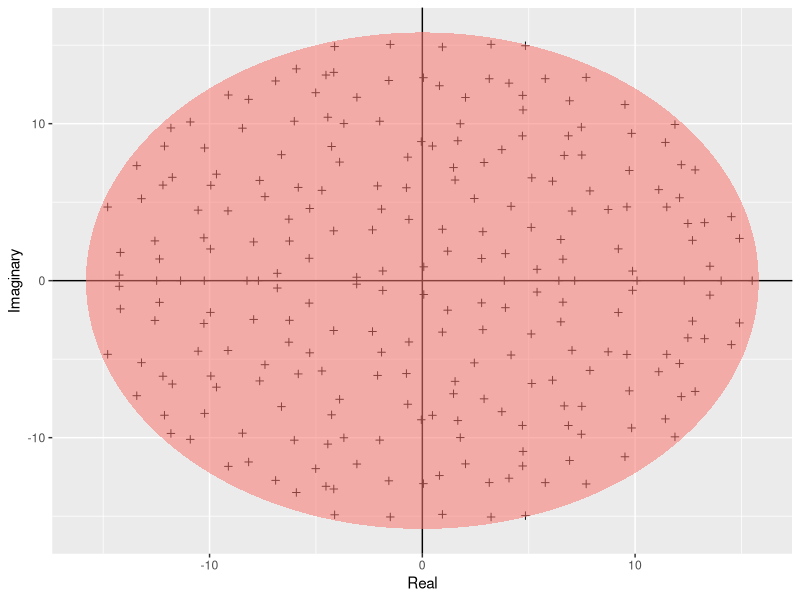

Write the R code that produced this figure.
#Plotting girkos
install.packages("tidyverse")
install.packages("ggplot2")
require("ggplot2")
require("tidyverse")


build_ellipse <- function(hradius, vradius){ # function that returns an ellipse
  npoints = 250
  a <- seq(0, 2 * pi, length = npoints + 1)
  x <- hradius * cos(a)
  y <- vradius * sin(a)  
  return(data.frame(x = x, y = y))
}

N <- 250 # Assign size of the matrix

M <- matrix(rnorm(N * N), N, N) # Build the matrix

eigvals <- eigen(M)$values # Find the eigenvalues

eigDF <- data.frame("Real" = Re(eigvals), "Imaginary" = Im(eigvals)) # Build a dataframe

my_radius <- sqrt(N) # The radius of the circle is sqrt(N)

ellDF <- build_ellipse(my_radius, my_radius) # Dataframe to plot the ellipse

names(ellDF) <- c("Real", "Imaginary") # rename the columns

# plot the eigenvalues
p <- ggplot(eigDF, aes(x = Real, y = Imaginary))
p <- p +
  geom_point(shape = I(3)) +
  theme(legend.position = "none")

# now add the vertical and horizontal line
p <- p + geom_hline(aes(yintercept = 0))
p <- p + geom_vline(aes(xintercept = 0))

# finally, add the ellipse
p <- p + geom_polygon(data = ellDF, aes(x = Real, y = Imaginary, alpha = 1/20, fill = "red"))
p
